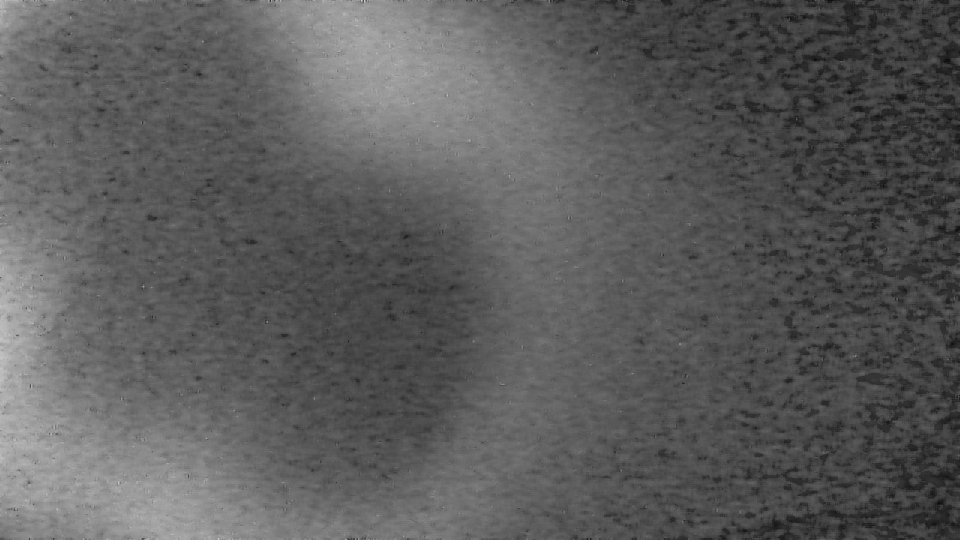
#> input picture GUI/Project Code/PyQT GUI/img1.png, 960 x 540 px
$ python hpf.py
#> lines starting #> are read from the running program, lines starting #| are printed output that depends on the picture
import cv2

img = cv2.imread("img1.png")
#> img is the input picture: shape (540, 960, 3); min 12, max 213, mean 92.1
img = cv2.resize(img, (680, 520),
                 interpolation=cv2.INTER_CUBIC)
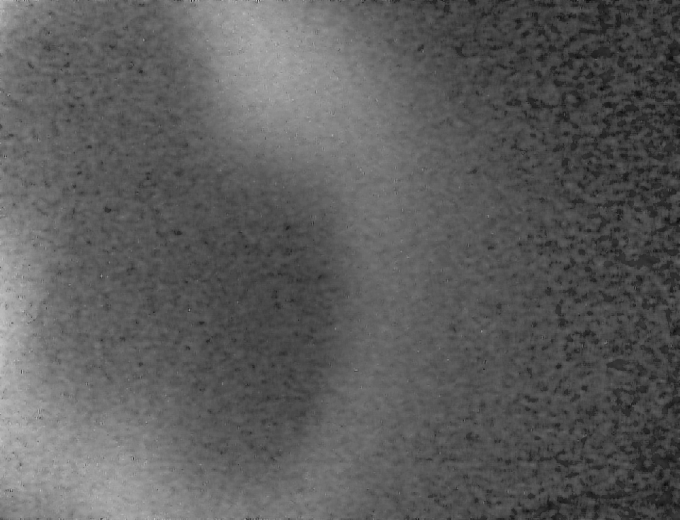
#> img: shape (520, 680, 3); min 10, max 198, mean 92.1

# subtract the original image with the blurred image
# after subtracting add 127 to the total result
hpf = img - cv2.GaussianBlur(img, (1, 21), 3)+127
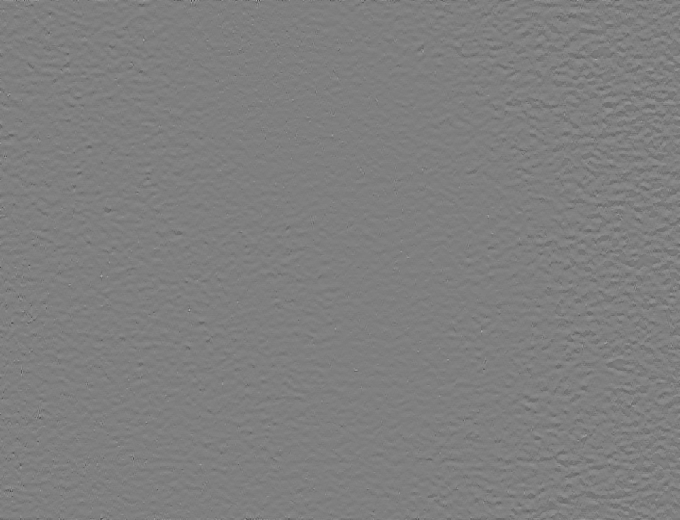
#> hpf: shape (520, 680, 3); min 71, max 174, mean 127

# display both original image and filtered image
cv2.imshow("Original", img)
cv2.imshow("High Passed Filter", hpf)

# cv2.waitkey is used to display
# the image continuously
# if you provide 1000 instead of 0 then
# image will close in 1sec
# you pass in milli second
cv2.waitKey(0)
cv2.destroyAllWindows()

$ run again, with GUI/Project Code/PyQT GUI/img2.png copied over GUI/Project Code/PyQT GUI/img1.png
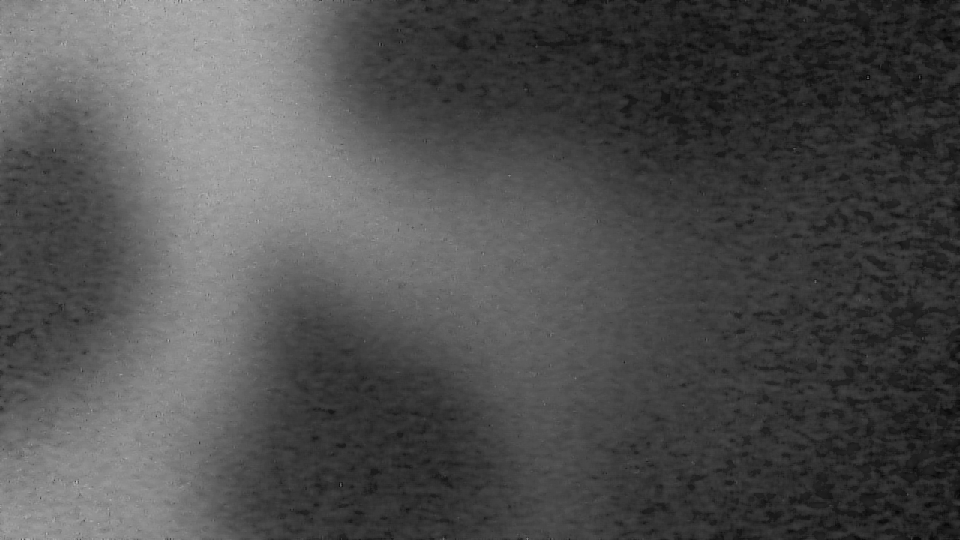
#> input picture GUI/Project Code/PyQT GUI/img2.png, 960 x 540 px
#> img is the input picture: shape (540, 960, 3); min 6, max 195, mean 78.9
#> `img = cv2.resize(img, (680, 520), interpolation=cv2.INTER_CUBIC)`:
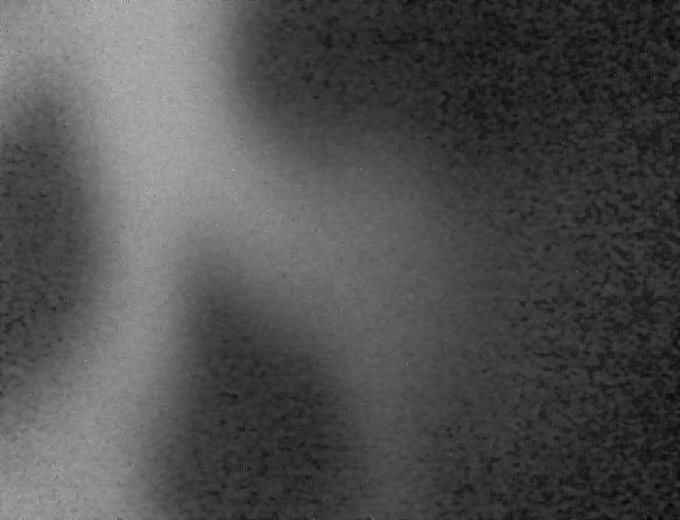
#> img: shape (520, 680, 3); min 6, max 193, mean 78.9

$ run again, with GUI/Project Code/PyQT GUI/RULERpic.png copied over GUI/Project Code/PyQT GUI/img1.png
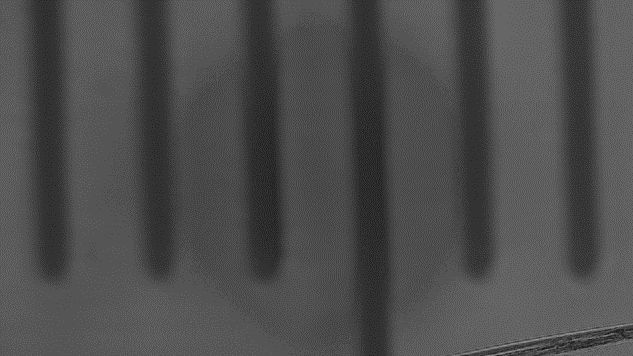
#> input picture GUI/Project Code/PyQT GUI/RULERpic.png, 633 x 356 px
#> img is the input picture: shape (356, 633, 3); min 18, max 152, mean 76.7
#> `img = cv2.resize(img, (680, 520), interpolation=cv2.INTER_CUBIC)`:
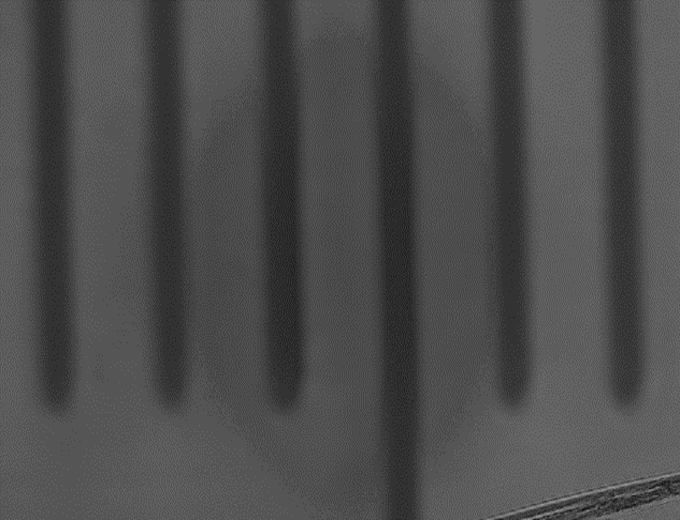
#> img: shape (520, 680, 3); min 12, max 157, mean 76.7
